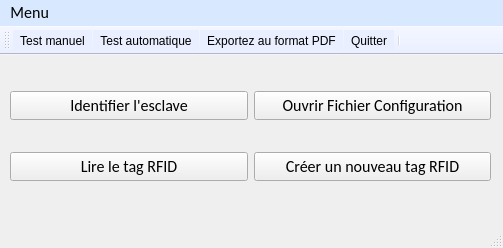
<?xml version="1.0" encoding="UTF-8"?>
<ui version="4.0">
 <class>IhmPrincipal</class>
 <widget class="QMainWindow" name="IhmPrincipal">
  <property name="enabled">
   <bool>true</bool>
  </property>
  <property name="geometry">
   <rect>
    <x>0</x>
    <y>0</y>
    <width>503</width>
    <height>248</height>
   </rect>
  </property>
  <property name="sizePolicy">
   <sizepolicy hsizetype="Preferred" vsizetype="Preferred">
    <horstretch>0</horstretch>
    <verstretch>0</verstretch>
   </sizepolicy>
  </property>
  <property name="sizeIncrement">
   <size>
    <width>0</width>
    <height>0</height>
   </size>
  </property>
  <property name="baseSize">
   <size>
    <width>0</width>
    <height>0</height>
   </size>
  </property>
  <property name="font">
   <font>
    <family>Calibri</family>
    <pointsize>12</pointsize>
    <weight>50</weight>
    <bold>false</bold>
    <kerning>true</kerning>
   </font>
  </property>
  <property name="cursor">
   <cursorShape>ArrowCursor</cursorShape>
  </property>
  <property name="mouseTracking">
   <bool>false</bool>
  </property>
  <property name="tabletTracking">
   <bool>false</bool>
  </property>
  <property name="acceptDrops">
   <bool>false</bool>
  </property>
  <property name="windowTitle">
   <string>IhmPrincipal</string>
  </property>
  <property name="windowOpacity">
   <double>1.000000000000000</double>
  </property>
  <property name="autoFillBackground">
   <bool>false</bool>
  </property>
  <property name="styleSheet">
   <string notr="true"/>
  </property>
  <widget class="QWidget" name="centralwidget">
   <widget class="QWidget" name="gridLayoutWidget">
    <property name="geometry">
     <rect>
      <x>10</x>
      <y>10</y>
      <width>481</width>
      <height>143</height>
     </rect>
    </property>
    <layout class="QGridLayout" name="gridLayout_2">
     <item row="0" column="1">
      <widget class="QPushButton" name="BoutOuvrirFi">
       <property name="font">
        <font>
         <weight>50</weight>
         <bold>false</bold>
        </font>
       </property>
       <property name="text">
        <string>Ouvrir Fichier Configuration</string>
       </property>
      </widget>
     </item>
     <item row="0" column="0">
      <widget class="QPushButton" name="slaveId">
       <property name="text">
        <string>Identifier l'esclave</string>
       </property>
      </widget>
     </item>
     <item row="1" column="0">
      <widget class="QPushButton" name="BtnLireTag">
       <property name="text">
        <string>Lire le tag RFID</string>
       </property>
      </widget>
     </item>
     <item row="1" column="1">
      <widget class="QPushButton" name="BtnCtag">
       <property name="text">
        <string>Créer un nouveau tag RFID</string>
       </property>
      </widget>
     </item>
    </layout>
   </widget>
  </widget>
  <widget class="QMenuBar" name="menubar">
   <property name="geometry">
    <rect>
     <x>0</x>
     <y>0</y>
     <width>503</width>
     <height>20</height>
    </rect>
   </property>
   <property name="styleSheet">
    <string notr="true">background-color: rgb(216, 232, 255);
image: url(:/UPL-simpl_Mesa-de-trabajo-1.png);
</string>
   </property>
   <widget class="QMenu" name="menuMenu">
    <property name="title">
     <string>Menu </string>
    </property>
    <addaction name="actiontest_manuel"/>
    <addaction name="actiontest_automatique"/>
    <addaction name="actionexportez"/>
    <addaction name="ActionQuitter"/>
   </widget>
   <addaction name="menuMenu"/>
  </widget>
  <widget class="QStatusBar" name="statusbar"/>
  <widget class="QToolBar" name="toolBar">
   <property name="windowTitle">
    <string>toolBar</string>
   </property>
   <property name="styleSheet">
    <string notr="true">background-color: rgb(234, 239, 255);
</string>
   </property>
   <property name="movable">
    <bool>true</bool>
   </property>
   <property name="allowedAreas">
    <set>Qt::AllToolBarAreas</set>
   </property>
   <attribute name="toolBarArea">
    <enum>TopToolBarArea</enum>
   </attribute>
   <attribute name="toolBarBreak">
    <bool>false</bool>
   </attribute>
   <addaction name="actiontest_manuel"/>
   <addaction name="actiontest_automatique"/>
   <addaction name="actionexportez"/>
   <addaction name="ActionQuitter"/>
   <addaction name="separator"/>
  </widget>
  <action name="actiontest_manuel">
   <property name="icon">
    <iconset resource="Icones.qrc">
     <normaloff>:/img/Manuel.png</normaloff>:/img/Manuel.png</iconset>
   </property>
   <property name="text">
    <string>Test manuel</string>
   </property>
  </action>
  <action name="actiontest_automatique">
   <property name="icon">
    <iconset resource="Icones.qrc">
     <normaloff>:/img/Automatique.png</normaloff>:/img/Automatique.png</iconset>
   </property>
   <property name="text">
    <string>Test automatique</string>
   </property>
  </action>
  <action name="actionexportez">
   <property name="icon">
    <iconset resource="Icones.qrc">
     <normaloff>:/img/Exporter.png</normaloff>:/img/Exporter.png</iconset>
   </property>
   <property name="text">
    <string>Exportez au format PDF</string>
   </property>
  </action>
  <action name="ActionQuitter">
   <property name="icon">
    <iconset resource="Icones.qrc">
     <normaloff>:/img/Quitter.png</normaloff>:/img/Quitter.png</iconset>
   </property>
   <property name="text">
    <string>Quitter</string>
   </property>
  </action>
 </widget>
 <resources>
  <include location="Icones.qrc"/>
 </resources>
 <connections/>
</ui>
